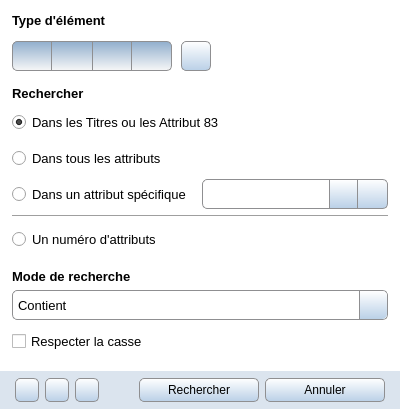
<?xml version="1.0" encoding="UTF-8"?>
<ui version="4.0">
 <class>SearchFilter</class>
 <widget class="QWidget" name="SearchFilter">
  <property name="windowModality">
   <enum>Qt::WindowModal</enum>
  </property>
  <property name="geometry">
   <rect>
    <x>0</x>
    <y>0</y>
    <width>400</width>
    <height>409</height>
   </rect>
  </property>
  <property name="windowTitle">
   <string notr="true">Form</string>
  </property>
  <property name="styleSheet">
   <string notr="true">QWidget#SearchFilter {background:#FFFFFF}</string>
  </property>
  <layout class="QGridLayout" name="gridLayout">
   <property name="leftMargin">
    <number>0</number>
   </property>
   <property name="topMargin">
    <number>6</number>
   </property>
   <property name="rightMargin">
    <number>0</number>
   </property>
   <property name="bottomMargin">
    <number>0</number>
   </property>
   <property name="verticalSpacing">
    <number>15</number>
   </property>
   <item row="1" column="1">
    <widget class="QWidget" name="search_in_widget" native="true">
     <layout class="QVBoxLayout" name="verticalLayout_2">
      <property name="leftMargin">
       <number>0</number>
      </property>
      <property name="topMargin">
       <number>0</number>
      </property>
      <property name="rightMargin">
       <number>0</number>
      </property>
      <property name="bottomMargin">
       <number>0</number>
      </property>
      <item>
       <widget class="QLabel" name="search_in_title">
        <property name="font">
         <font>
          <family>Segoe UI</family>
          <pointsize>10</pointsize>
          <weight>75</weight>
          <bold>true</bold>
         </font>
        </property>
        <property name="text">
         <string>Rechercher</string>
        </property>
       </widget>
      </item>
      <item>
       <layout class="QVBoxLayout" name="search_in_global_layer">
        <item>
         <widget class="QRadioButton" name="search_in_code">
          <property name="minimumSize">
           <size>
            <width>0</width>
            <height>30</height>
           </size>
          </property>
          <property name="font">
           <font>
            <family>Segoe UI</family>
            <pointsize>10</pointsize>
           </font>
          </property>
          <property name="text">
           <string>Dans les Titres ou les Attribut 83</string>
          </property>
          <property name="checked">
           <bool>true</bool>
          </property>
         </widget>
        </item>
        <item>
         <widget class="QRadioButton" name="search_in_attribute_all">
          <property name="minimumSize">
           <size>
            <width>0</width>
            <height>30</height>
           </size>
          </property>
          <property name="font">
           <font>
            <family>Segoe UI</family>
            <pointsize>10</pointsize>
           </font>
          </property>
          <property name="text">
           <string>Dans tous les attributs</string>
          </property>
         </widget>
        </item>
        <item>
         <layout class="QHBoxLayout" name="search_in_layer">
          <property name="spacing">
           <number>0</number>
          </property>
          <item>
           <widget class="QRadioButton" name="search_in_attribute_one">
            <property name="minimumSize">
             <size>
              <width>150</width>
              <height>30</height>
             </size>
            </property>
            <property name="font">
             <font>
              <family>Segoe UI</family>
              <pointsize>10</pointsize>
             </font>
            </property>
            <property name="styleSheet">
             <string notr="true">padding-right : 15px;</string>
            </property>
            <property name="text">
             <string>Dans un attribut spécifique</string>
            </property>
           </widget>
          </item>
          <item>
           <widget class="QComboBox" name="search_in_attribute_list">
            <property name="minimumSize">
             <size>
              <width>0</width>
              <height>30</height>
             </size>
            </property>
            <property name="maximumSize">
             <size>
              <width>16777215</width>
              <height>30</height>
             </size>
            </property>
            <property name="font">
             <font>
              <family>Segoe UI</family>
              <pointsize>10</pointsize>
             </font>
            </property>
            <property name="focusPolicy">
             <enum>Qt::StrongFocus</enum>
            </property>
            <property name="styleSheet">
             <string notr="true">QComboBox { border: 1px solid #8f8f91; border-top-left-radius:5px; border-bottom-left-radius:5px; padding-left: 5px}
QComboBox::drop-down{width: 27px; border-left: 1px solid #8f8f91; background-color: qlineargradient(spread:pad, x1:0, y1:0, x2:0, y2:1, stop:0 #FFFFFF, stop:1 #BAD0E7)}
QComboBox::drop-down{background-color: qlineargradient(spread:pad, x1:0, y1:0, x2:0, y2:1, stop:0 #FFFFFF, stop:1 #BAD0E7)}
QComboBox::drop-down:hover{background-color: qlineargradient(spread:pad, x1:0, y1:0, x2:0, y2:1, stop:0 #F8F8F8, stop:1 #8FADCC)}
QComboBox::drop-down:pressed{background-color: qlineargradient(spread:pad, x1:0, y1:0, x2:0, y2:1, stop:0 #8FADCC, stop:1 #F8F8F8)}
QComboBox::down-arrow {image: url(:/Images/spin_down.svg); width: 12px; height: 12px;}
QComboBox QAbstractItemView{background-color:#FFFFFF;}</string>
            </property>
           </widget>
          </item>
          <item>
           <widget class="QPushButton" name="search_in_attribute_open">
            <property name="minimumSize">
             <size>
              <width>30</width>
              <height>30</height>
             </size>
            </property>
            <property name="maximumSize">
             <size>
              <width>30</width>
              <height>30</height>
             </size>
            </property>
            <property name="styleSheet">
             <string notr="true">QPushButton{border: 1px solid #8f8f91; border-top-right-radius:5px ; border-bottom-right-radius:5px; border-left-width: 0px; background-color: qlineargradient(spread:pad, x1:0, y1:0, x2:0, y2:1, stop:0 #FFFFFF, stop:1 #BAD0E7); }
QPushButton:hover{background-color: qlineargradient(spread:pad, x1:0, y1:0, x2:0, y2:1, stop:0 #F8F8F8, stop:1 #8FADCC); }
QPushButton:pressed{background-color: qlineargradient(spread:pad, x1:0, y1:0, x2:0, y2:1, stop:0 #8FADCC, stop:1 #F8F8F8); }</string>
            </property>
            <property name="text">
             <string/>
            </property>
            <property name="icon">
             <iconset resource="../icones/icons.qrc">
              <normaloff>:/Images/attribute_add.png</normaloff>:/Images/attribute_add.png</iconset>
            </property>
            <property name="iconSize">
             <size>
              <width>20</width>
              <height>20</height>
             </size>
            </property>
           </widget>
          </item>
         </layout>
        </item>
        <item>
         <widget class="Line" name="line">
          <property name="orientation">
           <enum>Qt::Horizontal</enum>
          </property>
         </widget>
        </item>
        <item>
         <layout class="QHBoxLayout" name="horizontalLayout">
          <property name="spacing">
           <number>0</number>
          </property>
          <item>
           <widget class="QRadioButton" name="search_in_number">
            <property name="sizePolicy">
             <sizepolicy hsizetype="Maximum" vsizetype="Fixed">
              <horstretch>0</horstretch>
              <verstretch>0</verstretch>
             </sizepolicy>
            </property>
            <property name="minimumSize">
             <size>
              <width>160</width>
              <height>30</height>
             </size>
            </property>
            <property name="font">
             <font>
              <family>Segoe UI</family>
              <pointsize>10</pointsize>
             </font>
            </property>
            <property name="text">
             <string>Un numéro d'attributs</string>
            </property>
           </widget>
          </item>
          <item>
           <spacer name="search_type_spacer_4">
            <property name="orientation">
             <enum>Qt::Horizontal</enum>
            </property>
            <property name="sizeType">
             <enum>QSizePolicy::Fixed</enum>
            </property>
            <property name="sizeHint" stdset="0">
             <size>
              <width>54</width>
              <height>20</height>
             </size>
            </property>
           </spacer>
          </item>
          <item>
           <widget class="QPushButton" name="search_in_number_error">
            <property name="minimumSize">
             <size>
              <width>30</width>
              <height>30</height>
             </size>
            </property>
            <property name="maximumSize">
             <size>
              <width>30</width>
              <height>30</height>
             </size>
            </property>
            <property name="focusPolicy">
             <enum>Qt::NoFocus</enum>
            </property>
            <property name="toolTip">
             <string>Le texte actuel n'est pas un nombre.</string>
            </property>
            <property name="text">
             <string/>
            </property>
            <property name="icon">
             <iconset resource="../icones/icons.qrc">
              <normaloff>:/Images/error.png</normaloff>:/Images/error.png</iconset>
            </property>
            <property name="iconSize">
             <size>
              <width>20</width>
              <height>20</height>
             </size>
            </property>
            <property name="flat">
             <bool>true</bool>
            </property>
           </widget>
          </item>
          <item>
           <spacer name="horizontalSpacer">
            <property name="orientation">
             <enum>Qt::Horizontal</enum>
            </property>
            <property name="sizeHint" stdset="0">
             <size>
              <width>40</width>
              <height>20</height>
             </size>
            </property>
           </spacer>
          </item>
         </layout>
        </item>
       </layout>
      </item>
     </layout>
    </widget>
   </item>
   <item row="0" column="2">
    <spacer name="spacer_left_2">
     <property name="orientation">
      <enum>Qt::Horizontal</enum>
     </property>
     <property name="sizeType">
      <enum>QSizePolicy::Fixed</enum>
     </property>
     <property name="sizeHint" stdset="0">
      <size>
       <width>6</width>
       <height>20</height>
      </size>
     </property>
    </spacer>
   </item>
   <item row="0" column="1">
    <widget class="QWidget" name="search_type_widget" native="true">
     <layout class="QVBoxLayout" name="verticalLayout">
      <property name="leftMargin">
       <number>0</number>
      </property>
      <property name="topMargin">
       <number>0</number>
      </property>
      <property name="rightMargin">
       <number>0</number>
      </property>
      <property name="bottomMargin">
       <number>0</number>
      </property>
      <item>
       <widget class="QLabel" name="search_type_title">
        <property name="font">
         <font>
          <family>Segoe UI</family>
          <pointsize>10</pointsize>
          <weight>75</weight>
          <bold>true</bold>
         </font>
        </property>
        <property name="text">
         <string>Type d'élément</string>
        </property>
       </widget>
      </item>
      <item>
       <layout class="QHBoxLayout" name="search_type_global_layer">
        <property name="spacing">
         <number>0</number>
        </property>
        <property name="topMargin">
         <number>0</number>
        </property>
        <property name="bottomMargin">
         <number>0</number>
        </property>
        <item>
         <widget class="QPushButton" name="search_type_folder">
          <property name="minimumSize">
           <size>
            <width>40</width>
            <height>30</height>
           </size>
          </property>
          <property name="toolTip">
           <string>Rechercher des Dossiers</string>
          </property>
          <property name="styleSheet">
           <string notr="true">QPushButton{border: 1px solid #8f8f91; border-top-left-radius:5px ; border-bottom-left-radius: 5px ; padding-left: 5px; background-color: qlineargradient(spread:pad, x1:0, y1:0, x2:0, y2:1, stop:0 #FFFFFF, stop:1 #BAD0E7)}
QPushButton:checked{background-color: qlineargradient(spread:pad, x1:0, y1:0, x2:0, y2:1, stop:0 #8FADCC, stop:1 #F8F8F8)}
QPushButton:hover:!checked{background-color: qlineargradient(spread:pad, x1:0, y1:0, x2:0, y2:1, stop:0 #F8F8F8, stop:1 #8FADCC)}
QPushButton:hover::checked{background-color: qlineargradient(spread:pad, x1:0, y1:0, x2:0, y2:1, stop:0 #BAD0E7, stop:1 #FFFFFF)}</string>
          </property>
          <property name="icon">
           <iconset resource="../icones/icons.qrc">
            <normaloff>:/Images/folder.png</normaloff>:/Images/folder.png</iconset>
          </property>
          <property name="iconSize">
           <size>
            <width>20</width>
            <height>20</height>
           </size>
          </property>
          <property name="checkable">
           <bool>true</bool>
          </property>
          <property name="checked">
           <bool>true</bool>
          </property>
         </widget>
        </item>
        <item>
         <widget class="QPushButton" name="search_type_material">
          <property name="minimumSize">
           <size>
            <width>40</width>
            <height>30</height>
           </size>
          </property>
          <property name="toolTip">
           <string>Rechercher des Ouvrages</string>
          </property>
          <property name="styleSheet">
           <string notr="true">QPushButton{border-top: 1px solid #8f8f91; border-bottom: 1px solid #8f8f91;padding-left:2px; padding-right:2px;background-color:qlineargradient(spread:pad, x1:0, y1:0, x2:0, y2:1, stop:0 #FFFFFF, stop:1 #BAD0E7)}
QPushButton:checked{background-color: qlineargradient(spread:pad, x1:0, y1:0, x2:0, y2:1, stop:0 #8FADCC, stop:1 #F8F8F8)}
QPushButton:hover:!checked{background-color: qlineargradient(spread:pad, x1:0, y1:0, x2:0, y2:1, stop:0 #F8F8F8, stop:1 #8FADCC)}
QPushButton:hover::checked{background-color: qlineargradient(spread:pad, x1:0, y1:0, x2:0, y2:1, stop:0 #BAD0E7, stop:1 #FFFFFF)}</string>
          </property>
          <property name="icon">
           <iconset resource="../icones/icons.qrc">
            <normaloff>:/Images/material.png</normaloff>:/Images/material.png</iconset>
          </property>
          <property name="iconSize">
           <size>
            <width>20</width>
            <height>20</height>
           </size>
          </property>
          <property name="checkable">
           <bool>true</bool>
          </property>
          <property name="checked">
           <bool>true</bool>
          </property>
         </widget>
        </item>
        <item>
         <widget class="QPushButton" name="search_type_component">
          <property name="minimumSize">
           <size>
            <width>40</width>
            <height>30</height>
           </size>
          </property>
          <property name="toolTip">
           <string>Rechercher des Composants</string>
          </property>
          <property name="styleSheet">
           <string notr="true">QPushButton{border: 1px solid #8f8f91; padding-left:2px; padding-right:2px; background-color:qlineargradient(spread:pad, x1:0, y1:0, x2:0, y2:1, stop:0 #FFFFFF, stop:1 #BAD0E7)}
QPushButton:checked{background-color: qlineargradient(spread:pad, x1:0, y1:0, x2:0, y2:1, stop:0 #8FADCC, stop:1 #F8F8F8)}
QPushButton:hover:!checked{background-color: qlineargradient(spread:pad, x1:0, y1:0, x2:0, y2:1, stop:0 #F8F8F8, stop:1 #8FADCC)}
QPushButton:hover::checked{background-color: qlineargradient(spread:pad, x1:0, y1:0, x2:0, y2:1, stop:0 #BAD0E7, stop:1 #FFFFFF)}</string>
          </property>
          <property name="icon">
           <iconset resource="../icones/icons.qrc">
            <normaloff>:/Images/component.png</normaloff>:/Images/component.png</iconset>
          </property>
          <property name="iconSize">
           <size>
            <width>20</width>
            <height>20</height>
           </size>
          </property>
          <property name="checkable">
           <bool>true</bool>
          </property>
          <property name="checked">
           <bool>true</bool>
          </property>
         </widget>
        </item>
        <item>
         <widget class="QPushButton" name="search_type_link">
          <property name="minimumSize">
           <size>
            <width>40</width>
            <height>30</height>
           </size>
          </property>
          <property name="toolTip">
           <string>Rechercher des Liens</string>
          </property>
          <property name="styleSheet">
           <string notr="true">QPushButton{border: 1px solid #8f8f91; border-top-right-radius:5px ; border-bottom-right-radius: 5px ; border-left-width: 0px; background-color:qlineargradient(spread:pad, x1:0, y1:0, x2:0, y2:1, stop:0 #FFFFFF, stop:1 #BAD0E7)}
QPushButton:checked{background-color: qlineargradient(spread:pad, x1:0, y1:0, x2:0, y2:1, stop:0 #8FADCC, stop:1 #F8F8F8)}
QPushButton:hover:!checked{background-color: qlineargradient(spread:pad, x1:0, y1:0, x2:0, y2:1, stop:0 #F8F8F8, stop:1 #8FADCC)}
QPushButton:hover::checked{background-color: qlineargradient(spread:pad, x1:0, y1:0, x2:0, y2:1, stop:0 #BAD0E7, stop:1 #FFFFFF)}</string>
          </property>
          <property name="icon">
           <iconset resource="../icones/icons.qrc">
            <normaloff>:/Images/link.png</normaloff>:/Images/link.png</iconset>
          </property>
          <property name="iconSize">
           <size>
            <width>20</width>
            <height>20</height>
           </size>
          </property>
          <property name="checkable">
           <bool>true</bool>
          </property>
          <property name="checked">
           <bool>true</bool>
          </property>
         </widget>
        </item>
        <item>
         <spacer name="search_type_spacer_2">
          <property name="orientation">
           <enum>Qt::Horizontal</enum>
          </property>
          <property name="sizeType">
           <enum>QSizePolicy::Fixed</enum>
          </property>
          <property name="sizeHint" stdset="0">
           <size>
            <width>9</width>
            <height>20</height>
           </size>
          </property>
         </spacer>
        </item>
        <item>
         <widget class="QPushButton" name="search_type_select_all">
          <property name="minimumSize">
           <size>
            <width>30</width>
            <height>30</height>
           </size>
          </property>
          <property name="maximumSize">
           <size>
            <width>30</width>
            <height>16777215</height>
           </size>
          </property>
          <property name="toolTip">
           <string>Sélectionner tous les types.</string>
          </property>
          <property name="styleSheet">
           <string notr="true">QPushButton{border: 1px solid #8f8f91; border-radius: 5px ; padding-right: 10px; padding-left: 10px; background-color: qlineargradient(spread:pad, x1:0, y1:0, x2:0, y2:1, stop:0 #FFFFFF, stop:1 #BAD0E7); }
QPushButton:hover{background-color: qlineargradient(spread:pad, x1:0, y1:0, x2:0, y2:1, stop:0 #F8F8F8, stop:1 #8FADCC); }
QPushButton:pressed{background-color: qlineargradient(spread:pad, x1:0, y1:0, x2:0, y2:1, stop:0 #8FADCC, stop:1 #F8F8F8); }</string>
          </property>
          <property name="icon">
           <iconset resource="../icones/icons.qrc">
            <normaloff>:/Images/select_all.svg</normaloff>:/Images/select_all.svg</iconset>
          </property>
          <property name="iconSize">
           <size>
            <width>20</width>
            <height>20</height>
           </size>
          </property>
          <property name="checked">
           <bool>false</bool>
          </property>
         </widget>
        </item>
        <item>
         <spacer name="search_type_spacer_3">
          <property name="orientation">
           <enum>Qt::Horizontal</enum>
          </property>
          <property name="sizeType">
           <enum>QSizePolicy::Fixed</enum>
          </property>
          <property name="sizeHint" stdset="0">
           <size>
            <width>15</width>
            <height>20</height>
           </size>
          </property>
         </spacer>
        </item>
        <item>
         <widget class="QPushButton" name="search_in_error">
          <property name="minimumSize">
           <size>
            <width>30</width>
            <height>30</height>
           </size>
          </property>
          <property name="maximumSize">
           <size>
            <width>30</width>
            <height>30</height>
           </size>
          </property>
          <property name="focusPolicy">
           <enum>Qt::NoFocus</enum>
          </property>
          <property name="toolTip">
           <string>Vous devez choisir 1 élément minimum.</string>
          </property>
          <property name="text">
           <string/>
          </property>
          <property name="icon">
           <iconset resource="../icones/icons.qrc">
            <normaloff>:/Images/error.png</normaloff>:/Images/error.png</iconset>
          </property>
          <property name="iconSize">
           <size>
            <width>20</width>
            <height>20</height>
           </size>
          </property>
          <property name="flat">
           <bool>true</bool>
          </property>
         </widget>
        </item>
        <item>
         <spacer name="search_type_spacer">
          <property name="orientation">
           <enum>Qt::Horizontal</enum>
          </property>
          <property name="sizeHint" stdset="0">
           <size>
            <width>40</width>
            <height>20</height>
           </size>
          </property>
         </spacer>
        </item>
       </layout>
      </item>
     </layout>
    </widget>
   </item>
   <item row="2" column="1">
    <widget class="QWidget" name="search_mode_widget" native="true">
     <layout class="QVBoxLayout" name="verticalLayout_3">
      <property name="leftMargin">
       <number>0</number>
      </property>
      <property name="topMargin">
       <number>0</number>
      </property>
      <property name="rightMargin">
       <number>0</number>
      </property>
      <property name="bottomMargin">
       <number>0</number>
      </property>
      <item>
       <widget class="QLabel" name="search_mode_title">
        <property name="font">
         <font>
          <family>Segoe UI</family>
          <pointsize>10</pointsize>
          <weight>75</weight>
          <bold>true</bold>
         </font>
        </property>
        <property name="text">
         <string>Mode de recherche</string>
        </property>
       </widget>
      </item>
      <item>
       <widget class="QComboBox" name="search_mode_list">
        <property name="minimumSize">
         <size>
          <width>0</width>
          <height>30</height>
         </size>
        </property>
        <property name="maximumSize">
         <size>
          <width>16777215</width>
          <height>30</height>
         </size>
        </property>
        <property name="font">
         <font>
          <family>Segoe UI</family>
          <pointsize>10</pointsize>
         </font>
        </property>
        <property name="focusPolicy">
         <enum>Qt::StrongFocus</enum>
        </property>
        <property name="styleSheet">
         <string notr="true">QComboBox { border: 1px solid #8f8f91; border-radius:5px; padding-left: 5px}
QComboBox::drop-down{width: 27px; border-left: 1px solid #8f8f91; border-top-right-radius:5px ; border-bottom-right-radius:5px; background-color: qlineargradient(spread:pad, x1:0, y1:0, x2:0, y2:1, stop:0 #FFFFFF, stop:1 #BAD0E7)}
QComboBox::drop-down{background-color: qlineargradient(spread:pad, x1:0, y1:0, x2:0, y2:1, stop:0 #FFFFFF, stop:1 #BAD0E7)}
QComboBox::drop-down:hover{background-color: qlineargradient(spread:pad, x1:0, y1:0, x2:0, y2:1, stop:0 #F8F8F8, stop:1 #8FADCC)}
QComboBox::drop-down:pressed{background-color: qlineargradient(spread:pad, x1:0, y1:0, x2:0, y2:1, stop:0 #8FADCC, stop:1 #F8F8F8)}
QComboBox::down-arrow {image: url(:/Images/spin_down.svg); width: 12px; height: 12px;}
QComboBox QAbstractItemView{background-color:#FFFFFF;}</string>
        </property>
        <item>
         <property name="text">
          <string>Contient</string>
         </property>
        </item>
        <item>
         <property name="text">
          <string>Correspondance exacte</string>
         </property>
        </item>
        <item>
         <property name="text">
          <string>Commençant par</string>
         </property>
        </item>
        <item>
         <property name="text">
          <string>Finissant par</string>
         </property>
        </item>
        <item>
         <property name="text">
          <string>Expression régulière</string>
         </property>
        </item>
       </widget>
      </item>
      <item>
       <widget class="QCheckBox" name="search_mode_case">
        <property name="minimumSize">
         <size>
          <width>0</width>
          <height>30</height>
         </size>
        </property>
        <property name="font">
         <font>
          <family>Segoe UI</family>
          <pointsize>10</pointsize>
         </font>
        </property>
        <property name="text">
         <string>Respecter la casse</string>
        </property>
       </widget>
      </item>
     </layout>
    </widget>
   </item>
   <item row="0" column="0">
    <spacer name="spacer_left">
     <property name="orientation">
      <enum>Qt::Horizontal</enum>
     </property>
     <property name="sizeType">
      <enum>QSizePolicy::Fixed</enum>
     </property>
     <property name="sizeHint" stdset="0">
      <size>
       <width>6</width>
       <height>20</height>
      </size>
     </property>
    </spacer>
   </item>
   <item row="4" column="0" colspan="3">
    <widget class="QWidget" name="fond" native="true">
     <property name="minimumSize">
      <size>
       <width>0</width>
       <height>38</height>
      </size>
     </property>
     <property name="maximumSize">
      <size>
       <width>16777215</width>
       <height>38</height>
      </size>
     </property>
     <property name="styleSheet">
      <string notr="true">QWidget#fond{background: #DBE4EE}</string>
     </property>
     <layout class="QHBoxLayout" name="horizontalLayout_3">
      <property name="leftMargin">
       <number>0</number>
      </property>
      <property name="topMargin">
       <number>0</number>
      </property>
      <property name="rightMargin">
       <number>0</number>
      </property>
      <property name="bottomMargin">
       <number>0</number>
      </property>
      <item>
       <spacer name="horizontalSpacer_3">
        <property name="orientation">
         <enum>Qt::Horizontal</enum>
        </property>
        <property name="sizeType">
         <enum>QSizePolicy::Fixed</enum>
        </property>
        <property name="sizeHint" stdset="0">
         <size>
          <width>15</width>
          <height>20</height>
         </size>
        </property>
       </spacer>
      </item>
      <item>
       <widget class="QPushButton" name="bt_export">
        <property name="sizePolicy">
         <sizepolicy hsizetype="Minimum" vsizetype="Minimum">
          <horstretch>0</horstretch>
          <verstretch>0</verstretch>
         </sizepolicy>
        </property>
        <property name="minimumSize">
         <size>
          <width>24</width>
          <height>24</height>
         </size>
        </property>
        <property name="maximumSize">
         <size>
          <width>24</width>
          <height>24</height>
         </size>
        </property>
        <property name="toolTip">
         <string>Enregistrer favoris</string>
        </property>
        <property name="styleSheet">
         <string notr="true">QPushButton{border: 1px solid #8f8f91; border-radius: 5px ; padding-right: 10px; padding-left: 10px; background-color: qlineargradient(spread:pad, x1:0, y1:0, x2:0, y2:1, stop:0 #FFFFFF, stop:1 #BAD0E7); }
QPushButton:hover{background-color: qlineargradient(spread:pad, x1:0, y1:0, x2:0, y2:1, stop:0 #F8F8F8, stop:1 #8FADCC); }
QPushButton:pressed{background-color: qlineargradient(spread:pad, x1:0, y1:0, x2:0, y2:1, stop:0 #8FADCC, stop:1 #F8F8F8); }</string>
        </property>
        <property name="text">
         <string/>
        </property>
        <property name="icon">
         <iconset resource="../icones/icons.qrc">
          <normaloff>:/Images/favorite_save.svg</normaloff>:/Images/favorite_save.svg</iconset>
        </property>
        <property name="flat">
         <bool>true</bool>
        </property>
       </widget>
      </item>
      <item>
       <widget class="QPushButton" name="bt_import">
        <property name="sizePolicy">
         <sizepolicy hsizetype="Minimum" vsizetype="Minimum">
          <horstretch>0</horstretch>
          <verstretch>0</verstretch>
         </sizepolicy>
        </property>
        <property name="minimumSize">
         <size>
          <width>24</width>
          <height>24</height>
         </size>
        </property>
        <property name="maximumSize">
         <size>
          <width>24</width>
          <height>24</height>
         </size>
        </property>
        <property name="toolTip">
         <string>Charger favoris</string>
        </property>
        <property name="styleSheet">
         <string notr="true">QPushButton{border: 1px solid #8f8f91; border-radius: 5px ; padding-right: 10px; padding-left: 10px; background-color: qlineargradient(spread:pad, x1:0, y1:0, x2:0, y2:1, stop:0 #FFFFFF, stop:1 #BAD0E7); }
QPushButton:hover{background-color: qlineargradient(spread:pad, x1:0, y1:0, x2:0, y2:1, stop:0 #F8F8F8, stop:1 #8FADCC); }
QPushButton:pressed{background-color: qlineargradient(spread:pad, x1:0, y1:0, x2:0, y2:1, stop:0 #8FADCC, stop:1 #F8F8F8); }</string>
        </property>
        <property name="text">
         <string/>
        </property>
        <property name="icon">
         <iconset resource="../icones/icons.qrc">
          <normaloff>:/Images/favorite_open.svg</normaloff>:/Images/favorite_open.svg</iconset>
        </property>
        <property name="flat">
         <bool>true</bool>
        </property>
       </widget>
      </item>
      <item>
       <widget class="QPushButton" name="reset">
        <property name="minimumSize">
         <size>
          <width>24</width>
          <height>24</height>
         </size>
        </property>
        <property name="maximumSize">
         <size>
          <width>24</width>
          <height>24</height>
         </size>
        </property>
        <property name="toolTip">
         <string>Mettre les paramètres par défaut</string>
        </property>
        <property name="styleSheet">
         <string notr="true">QPushButton{border: 1px solid #8f8f91; border-radius:5px ; background-color: qlineargradient(spread:pad, x1:0, y1:0, x2:0, y2:1, stop:0 #FFFFFF, stop:1 #BAD0E7); }
QPushButton:hover{background-color: qlineargradient(spread:pad, x1:0, y1:0, x2:0, y2:1, stop:0 #F8F8F8, stop:1 #8FADCC); }
QPushButton:pressed{background-color: qlineargradient(spread:pad, x1:0, y1:0, x2:0, y2:1, stop:0 #8FADCC, stop:1 #F8F8F8); }</string>
        </property>
        <property name="text">
         <string/>
        </property>
        <property name="icon">
         <iconset resource="../icones/icons.qrc">
          <normaloff>:/Images/reset.svg</normaloff>:/Images/reset.svg</iconset>
        </property>
        <property name="iconSize">
         <size>
          <width>16</width>
          <height>16</height>
         </size>
        </property>
       </widget>
      </item>
      <item>
       <spacer name="spacer_fond_1">
        <property name="orientation">
         <enum>Qt::Horizontal</enum>
        </property>
        <property name="sizeHint" stdset="0">
         <size>
          <width>40</width>
          <height>20</height>
         </size>
        </property>
       </spacer>
      </item>
      <item>
       <widget class="QPushButton" name="ok">
        <property name="minimumSize">
         <size>
          <width>120</width>
          <height>24</height>
         </size>
        </property>
        <property name="maximumSize">
         <size>
          <width>16777215</width>
          <height>24</height>
         </size>
        </property>
        <property name="font">
         <font>
          <family>Segoe UI</family>
          <pointsize>9</pointsize>
         </font>
        </property>
        <property name="styleSheet">
         <string notr="true">QPushButton{border: 1px solid #8f8f91; border-radius: 5px ; padding-right: 10px; padding-left: 10px; background-color: qlineargradient(spread:pad, x1:0, y1:0, x2:0, y2:1, stop:0 #FFFFFF, stop:1 #BAD0E7); }
QPushButton:hover{background-color: qlineargradient(spread:pad, x1:0, y1:0, x2:0, y2:1, stop:0 #F8F8F8, stop:1 #8FADCC); }
QPushButton:pressed{background-color: qlineargradient(spread:pad, x1:0, y1:0, x2:0, y2:1, stop:0 #8FADCC, stop:1 #F8F8F8); }</string>
        </property>
        <property name="text">
         <string>Rechercher</string>
        </property>
        <property name="shortcut">
         <string notr="true">Ctrl+S</string>
        </property>
       </widget>
      </item>
      <item>
       <widget class="QPushButton" name="quit">
        <property name="minimumSize">
         <size>
          <width>120</width>
          <height>24</height>
         </size>
        </property>
        <property name="maximumSize">
         <size>
          <width>16777215</width>
          <height>24</height>
         </size>
        </property>
        <property name="font">
         <font>
          <family>Segoe UI</family>
          <pointsize>9</pointsize>
         </font>
        </property>
        <property name="styleSheet">
         <string notr="true">QPushButton{border: 1px solid #8f8f91; border-radius: 5px ; padding-right: 10px; padding-left: 10px; background-color: qlineargradient(spread:pad, x1:0, y1:0, x2:0, y2:1, stop:0 #FFFFFF, stop:1 #BAD0E7); }
QPushButton:hover{background-color: qlineargradient(spread:pad, x1:0, y1:0, x2:0, y2:1, stop:0 #F8F8F8, stop:1 #8FADCC); }
QPushButton:pressed{background-color: qlineargradient(spread:pad, x1:0, y1:0, x2:0, y2:1, stop:0 #8FADCC, stop:1 #F8F8F8); }</string>
        </property>
        <property name="text">
         <string>Annuler</string>
        </property>
        <property name="shortcut">
         <string notr="true">Esc</string>
        </property>
       </widget>
      </item>
      <item>
       <spacer name="spacer_fond_2">
        <property name="orientation">
         <enum>Qt::Horizontal</enum>
        </property>
        <property name="sizeType">
         <enum>QSizePolicy::Fixed</enum>
        </property>
        <property name="sizeHint" stdset="0">
         <size>
          <width>15</width>
          <height>20</height>
         </size>
        </property>
       </spacer>
      </item>
     </layout>
    </widget>
   </item>
  </layout>
 </widget>
 <tabstops>
  <tabstop>search_type_folder</tabstop>
  <tabstop>search_type_material</tabstop>
  <tabstop>search_type_component</tabstop>
  <tabstop>search_type_link</tabstop>
  <tabstop>search_type_select_all</tabstop>
  <tabstop>search_in_code</tabstop>
  <tabstop>search_in_attribute_all</tabstop>
  <tabstop>search_in_attribute_one</tabstop>
  <tabstop>search_in_attribute_list</tabstop>
  <tabstop>search_in_attribute_open</tabstop>
  <tabstop>search_in_number</tabstop>
  <tabstop>search_mode_list</tabstop>
  <tabstop>search_mode_case</tabstop>
  <tabstop>ok</tabstop>
  <tabstop>quit</tabstop>
  <tabstop>reset</tabstop>
  <tabstop>bt_import</tabstop>
  <tabstop>bt_export</tabstop>
 </tabstops>
 <resources>
  <include location="../icones/icons.qrc"/>
 </resources>
 <connections/>
</ui>
